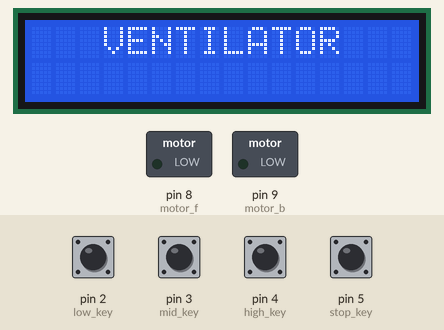
Simulated run of this sketch. Board: Arduino Uno, built with avr-gcc and run on an emulated ATmega328P. Parts: 16×2 character LCD, switched loads named in the sketch (green lamp = pin HIGH). The test bench sets the inputs (shaded band); at power-on: pin 2 (low_key), pin 3 (mid_key), pin 4 (high_key), pin 5 (stop_key) HIGH.

Above: at 1.2 s.
1.3 s: pin 2 (low_key) pulled LOW for 0.15 s
At 2.5 s:
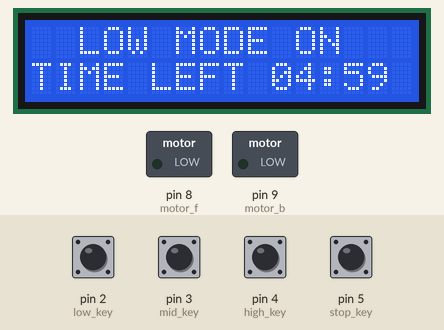
4.4 s: pin 3 (mid_key) pulled LOW for 0.15 s
At 5.8 s:
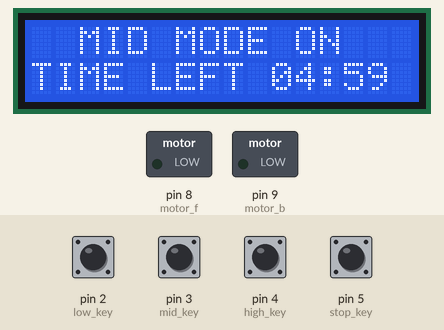
7.5 s: pin 4 (high_key) pulled LOW for 0.15 s
At 8.8 s:
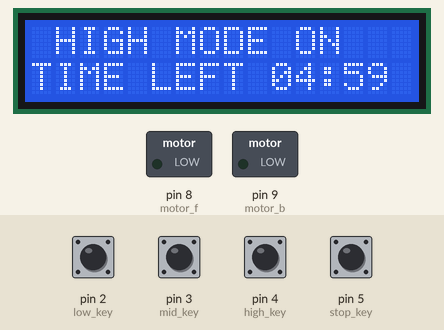
10.6 s: pin 2 (low_key) pulled LOW for 1 s
At 11.4 s:
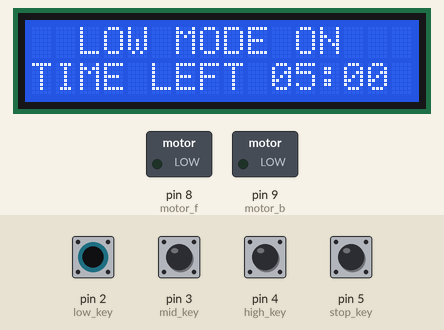
14.6 s: pin 3 (mid_key) pulled LOW for 1 s
At 15.4 s:
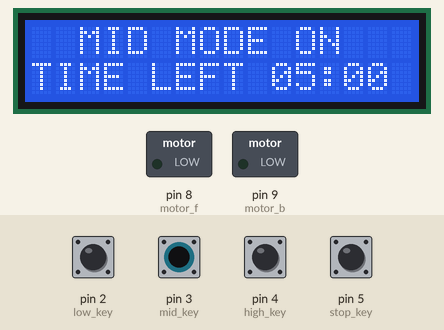
18.6 s: pin 4 (high_key) pulled LOW for 1 s
At 19.4 s:
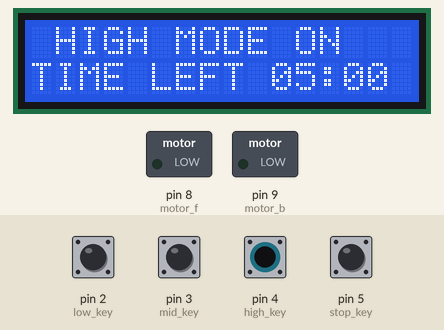
Timing chart, 0 to 21.6 s (numbered marks = the images above; inputs shaded):
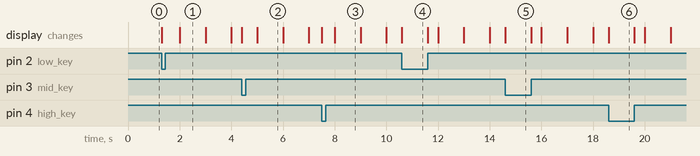

The sketch:

vent.ino
```cpp
#include <Metro.h> //Include Metro library
#include <LiquidCrystal.h>
LiquidCrystal lcd(19,18,17,16,15,14);

Metro ledMetro = Metro(1000);

const int low_key  = 2;
const int mid_key  = 3;
const int high_key = 4;
const int stop_key = 5;
const int motor_f  = 8;
const int motor_b  = 9;

boolean low_flag=0,mid_flag=0,high_flag=0;
int M=0,S=0,t_count=0;

void setup()
{   lcd.begin(16,2);pinMode(low_key,INPUT_PULLUP);pinMode(mid_key,INPUT_PULLUP);
    pinMode(high_key,INPUT_PULLUP);pinMode(stop_key,INPUT_PULLUP);
    pinMode(motor_f,OUTPUT);pinMode(motor_b,OUTPUT);
    lcd.setCursor(0,0);lcd.print("   VENTILATOR   ");
    lcd.setCursor(0,1);lcd.print("                ");
    digitalWrite(motor_f,LOW);digitalWrite(motor_b,LOW);
}

void loop()
{   if (ledMetro.check() == 1)
    {   if(M > 0 || S > 0)
        {   if(S == 0)
            {   if(M >= 0){S=59;M--;}
                else
                {   low_flag=0;mid_flag=0;high_flag=0;M=0;S=0;t_count=5;
                    lcd.setCursor(0,0);lcd.print("   TIME OVER    ");
                    lcd.setCursor(0,1);lcd.print("                ");
                }
            }
            else
            {   S--;
            }
            lcd.setCursor(11,1);lcd.print(M);
            lcd.setCursor(13,1);
            if(S<10){lcd.print('0');}lcd.print(S);
        }
        if(t_count>1){t_count--;}
        else if(t_count == 1)
        {   lcd.setCursor(0,0);lcd.print("   VENTILATOR   ");
            lcd.setCursor(0,1);lcd.print("                ");
            t_count=0;
        }
    }
    if(digitalRead(low_key) == 0)
    {   lcd.setCursor(0,0);lcd.print("  LOW MODE ON   ");
        lcd.setCursor(0,1);lcd.print("TIME LEFT 05:00 ");
        low_flag=1;mid_flag=0;high_flag=0;M=4;S=60;
        while(digitalRead(low_key) == 0)delay(100);
    }
    if(digitalRead(mid_key) == 0)
    {   lcd.setCursor(0,0);lcd.print("  MID MODE ON   ");
        lcd.setCursor(0,1);lcd.print("TIME LEFT 05:00 ");
        low_flag=0;mid_flag=1;high_flag=0;M=4;S=60;
        while(digitalRead(mid_key) == 0)delay(100);
    }
    if(digitalRead(high_key) == 0)
    {   lcd.setCursor(0,0);lcd.print(" HIGH MODE ON   ");
        lcd.setCursor(0,1);lcd.print("TIME LEFT 05:00 ");
        low_flag=0;mid_flag=0;high_flag=1;M=4;S=60;
        while(digitalRead(high_key) == 0)delay(100);
    }
    if(digitalRead(stop_key) == 0)
    {   lcd.setCursor(0,0);lcd.print("   VENTILATOR   ");
        lcd.setCursor(0,1);lcd.print("                ");
        low_flag=0;mid_flag=0;high_flag=0;M=0;S=0;
        while(digitalRead(stop_key) == 0)delay(100);
    }
}
```

Measured:
- after the input at 1.3 s, the display: first changes at once (image 1 shows a later state)
- after the input at 4.4 s, the display: first changes at once (image 2 shows a later state)
- after the input at 7.5 s, the display: first changes at once (image 3 shows a later state)
- after the input at 10.6 s, the display: changes at once (image 4)
- after the input at 14.6 s, the display: changes at once (image 5)
- after the input at 18.6 s, the display: changes at once (image 6)
